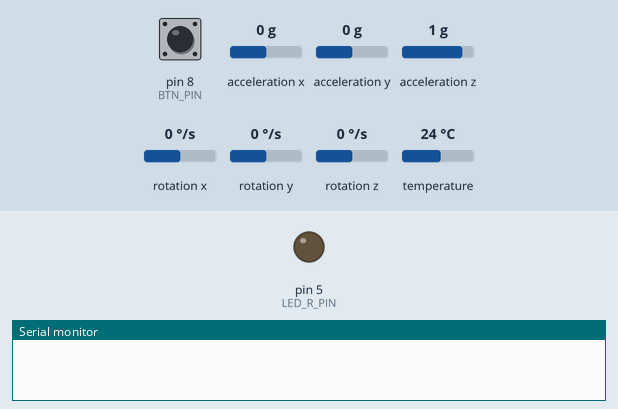
Recording of a sketch running on a simulated Arduino Uno, built with avr-gcc and run on an emulated ATmega328P. Shown: output pins drawn as LEDs (lit = HIGH), the last lines printed to the serial monitor. The inputs (shaded band) are chosen by the test bench; at power-on: pin 8 (BTN_PIN) HIGH, acceleration x 0 g, acceleration y 0 g, acceleration z 1 g, rotation x 0 °/s, rotation y 0 °/s, rotation z 0 °/s, temperature 24 °C.

Above: at 1.2 s.
1.3 s: pin 8 (BTN_PIN) pulled LOW for 0.15 s
At 3.5 s:
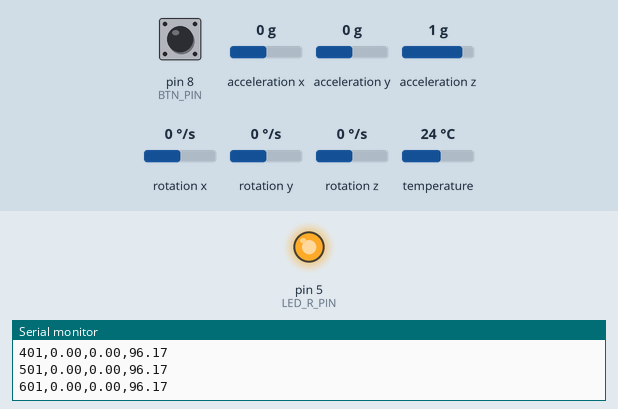
Timing chart, 0 to 5.0 s (numbered marks = the images above; inputs shaded):
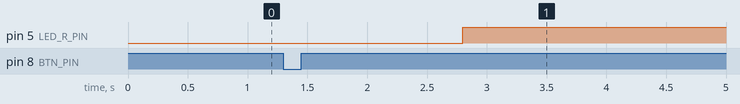

Measured:
- after the input at 1.3 s, pin 5 (LED_R_PIN): LOW → HIGH after 1.5 s

The sketch:

MPU_6050_Data_Record_CSV.ino
```cpp
#include <Adafruit_MPU6050.h>
#include <Adafruit_Sensor.h>
#include <Wire.h>

Adafruit_MPU6050 mpu;
#define BTN_PIN             8
#define LED_R_PIN           5
#define CONVERT_G_TO_MS2    9.80665f
#define SAMPLING_FREQ_HZ    100
#define SAMPLING_PERIOD_MS  1000/SAMPLING_FREQ_HZ
#define NUM_SAMPLES         100
#define NUM_DATA_SETS        15


static unsigned long last_interval_ms = 0;

void setup(void) {

  pinMode(BTN_PIN, INPUT_PULLUP);
  pinMode(LED_R_PIN, OUTPUT);

  Serial.begin(9600);

if (!mpu.begin()) {
    Serial.println("Failed to find MPU6050 chip");
    while (1) {
      delay(10);
    }
  }
 // Serial.println("Started");

  mpu.setAccelerometerRange(MPU6050_RANGE_16_G);
  mpu.setGyroRange(MPU6050_RANGE_250_DEG);
  mpu.setFilterBandwidth(MPU6050_BAND_94_HZ);

}

void loop() {
    float acc_x,acc_y,acc_z;
    unsigned long timestamp;
    unsigned long start_timestamp;

    while (digitalRead(BTN_PIN)==1) ;
    delay(1500);
      for(int j =0;j<= NUM_DATA_SETS;j++)

      {

                    digitalWrite(LED_R_PIN,HIGH);

                    Serial.println("timestamp,acc_x,acc_y,acc_z"); //timestamp,acc_x,acc_y,acc_z

                  start_timestamp = millis();
              for(int i =0;i<NUM_SAMPLES;i++){
                  timestamp = millis();

                    sensors_event_t a, g, temp;
                    mpu.getEvent(&a, &g, &temp);
                    acc_x = a.acceleration.x;
                    acc_y = a.acceleration.y;
                    acc_z = a.acceleration.z;

                    acc_x*= CONVERT_G_TO_MS2;
                    acc_y*= CONVERT_G_TO_MS2;
                    acc_z*= CONVERT_G_TO_MS2;

                    Serial.print(timestamp-start_timestamp);
                    Serial.print(",");
                    Serial.print(acc_x);
                    Serial.print(",");
                    Serial.print(acc_y);
                    Serial.print(",");
                    Serial.print(acc_z );
                    Serial.println();

                  while(millis()<timestamp + SAMPLING_FREQ_HZ);

              }

              Serial.println();
              digitalWrite(LED_R_PIN,LOW);

              while(digitalRead(BTN_PIN)==0);
              delay(1000);

      }

}
```

temp.cpp
```cpp

```
